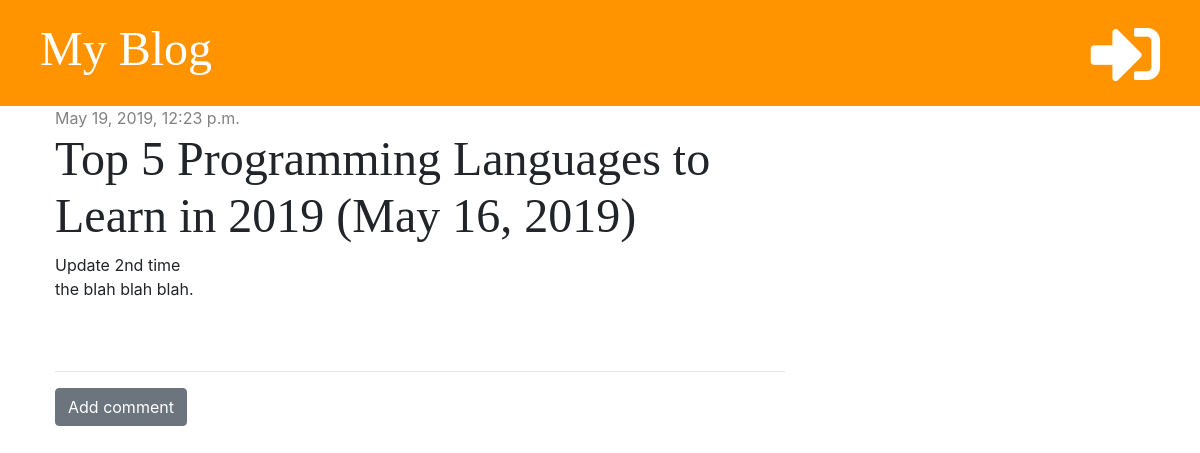
Before: /post/2/ with the older database file.
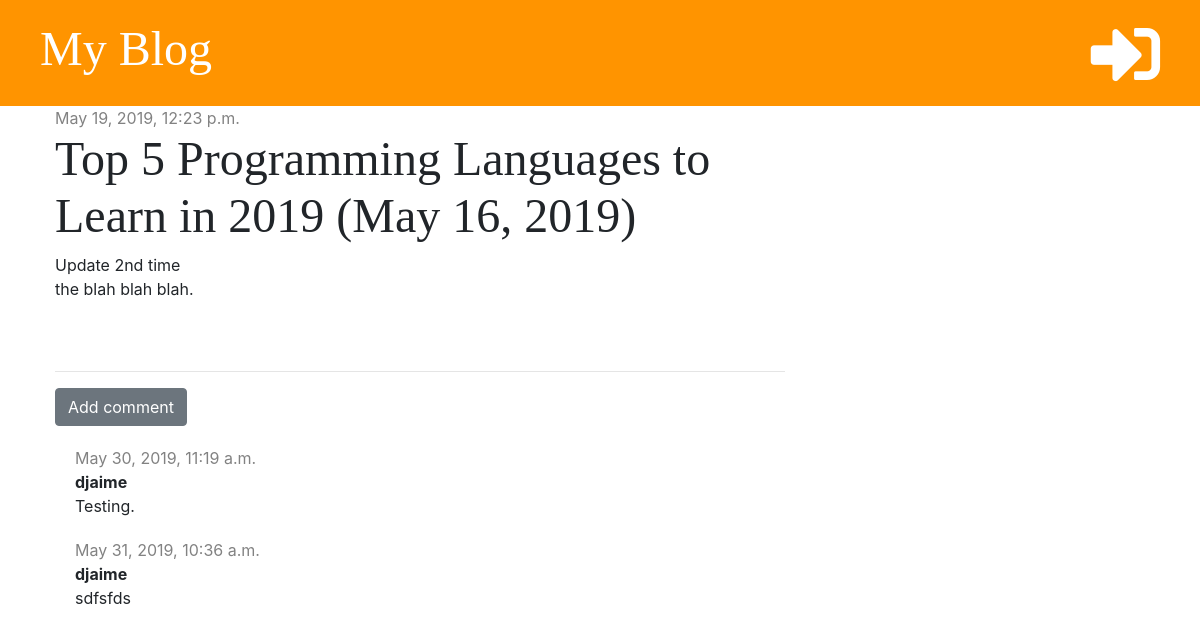
After: the same page with the newer database file.
### blog/models.py (models this page shows, shortened)
class Comment(models.Model):
    post = models.ForeignKey('blog.Post', on_delete=models.CASCADE, related_name='comments')
    author = models.CharField(max_length=200)
    text = models.TextField()
    created_date = models.DateTimeField(default=timezone.now)
    approved = models.BooleanField(default=False)

### blog/views.py (the view)
# urls.py: path('post/<int:pk>/', views.post_detail, name='post_detail'),
def post_detail(request, pk):
    post = get_object_or_404(Post, pk=pk)
    stuff_for_frontend = {'post': post}
    return render(request, 'blog/post_detail.html', stuff_for_frontend)

### blog/templates/blog/post_detail.html (shortened to what this page needs)
{% extends 'blog/base.html'%}
{% block content %}
    <div class="post">
        {% if post.published_date %}
            <div class="date">
                {{ post.published_date }}
            </div>
            {% else %}
            <a href="{% url 'post_publish' pk=post.pk %}" class="btn btn-primary">Publish</a>
        {% endif %}
        <h1>{{ post.title }}</h1>
        <p>{{ post.text|linebreaksbr }}</p>
    </div>
    <hr>
    <a href="{% url 'add_comment_to_post' pk=post.pk %}" class="btn btn-secondary">Add comment</a>
    {% for comment in post.comments.all %}
        {% if user.is_authenticated or comment.approved %}
        <div class="comment">
            <div class="date">
                {{ comment.created_date }}
            </div>
            <strong>{{ comment.author }}</strong>
            <p>{{ comment.text }}</p>
        </div>
        {% endif %}
    {% empty %}
        <p>No comments yet...</p>
    {% endfor %}
{% endblock %}

Changed rows visible on the page:
now on this page (row edited): Comment: created_date "May 30, 2019, 11:19 a.m.", author "djaime", text "Testing."
added Comment: created_date "May 31, 2019, 10:36 a.m.", author "djaime", text "sdfsfds"
